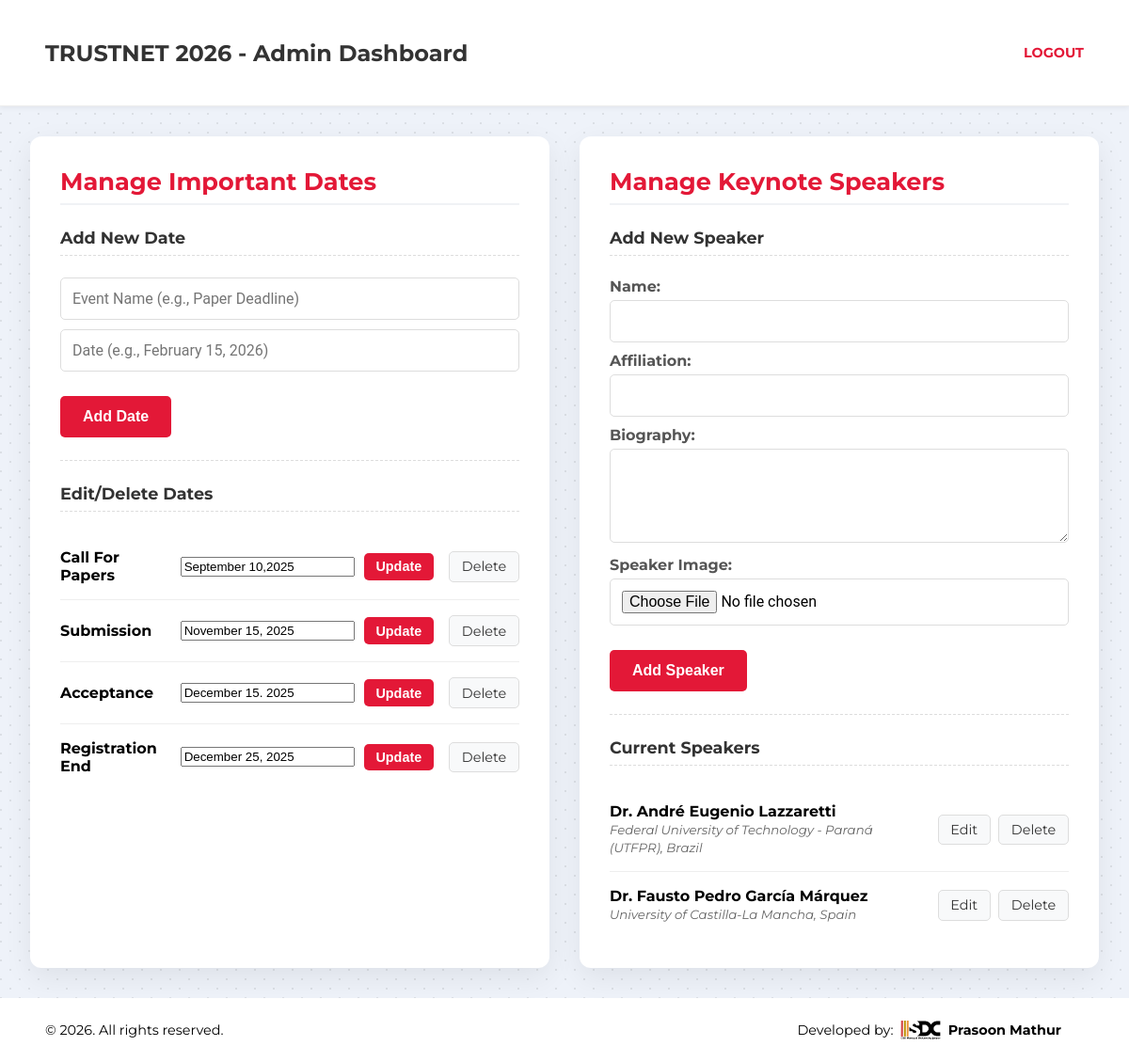
The page /admin (signed in) on the database its author committed.
### app.py (models this page shows)
class ImportantDate(db.Model):
    id = db.Column(db.Integer, primary_key=True)
    name = db.Column(db.String(200), nullable=False)
    date_str = db.Column(db.String(100), nullable=False) # e.g., "February 15, 2026"

class Speaker(db.Model):
    id = db.Column(db.Integer, primary_key=True)
    name = db.Column(db.String(150), nullable=False)
    affiliation = db.Column(db.String(200))
    bio = db.Column(db.Text)
    image_url = db.Column(db.String(200), default='default.jpg')

### app.py (the view)
@app.route('/admin')
@login_required # This protects the page
def admin():
    speakers = Speaker.query.all()
    dates = ImportantDate.query.all()
    return render_template('admin.html', speakers=speakers, dates=dates)

### app.py (called while the page is built)
@login_manager.user_loader
def load_user(user_id):
    return User.query.get(int(user_id))

### templates/admin.html (shortened to what this page needs)
<!DOCTYPE html>
<html lang="en">
<head>
    <link rel="stylesheet" href="{{ url_for('static', filename='css/style.css') }}">
</head>
<body class="admin-body">
    <header class="admin-header">
        <h1>TRUSTNET 2026 - Admin Dashboard</h1>
        <a href="{{ url_for('logout') }}">Logout</a>
    </header>
    <div class="admin-dash">
        <section class="admin-section">
            <h2>Manage Important Dates</h2>
            <h4>Add New Date</h4>
            <form action="{{ url_for('add_date') }}" method="POST" class="admin-form">
                <input type="text" name="name" placeholder="Event Name (e.g., Paper Deadline)" required>
                <input type="text" name="date_str" placeholder="Date (e.g., February 15, 2026)" required>
                <input type="submit" value="Add Date">
            </form>
            <h4 style="border-top: 1px dashed #ddd; padding-top: 1.5rem;">Edit/Delete Dates</h4>
            <div class="manage-list">
                {% for date in dates %}
                <div class="manage-item">
                    <div class="manage-item-main">
                        <span>{{ date.name }}</span>
                    </div>
                    <form action="{{ url_for('edit_date', id=date.id) }}" method="POST">
                        <input type="text" name="date_str" value="{{ date.date_str }}">
                        <input type="submit" value="Update">
                    </form>
                    <a href="{{ url_for('delete_date', id=date.id) }}" class="btn btn-delete" onclick="return confirm('Are you sure?')">Delete</a>
                </div>
                {% endfor %}
            </div>
        </section>
        <section class="admin-section">
            <h2>Manage Keynote Speakers</h2>
            <h4>Add New Speaker</h4>
            <form action="{{ url_for('add_speaker') }}" method="POST" enctype="multipart/form-data" class="admin-form">
                <label for="name">Name:</label>
                <input type="text" id="name" name="name" required>
                <label for="affiliation">Affiliation:</label>
                <input type="text" id="affiliation" name="affiliation">
                <label for="bio">Biography:</label>
                <textarea id="bio" name="bio"></textarea>
                <label for="image">Speaker Image:</label>
                <input type="file" id="image" name="image" accept="image/png, image/jpeg, image/jpg">
                <input type="submit" value="Add Speaker" style="margin-top: 1rem;">
            </form>
            <h4 style="border-top: 1px dashed #ddd; padding-top: 1.5rem;">Current Speakers</h4>
            <div class="manage-list">
                {% for speaker in speakers %}
                <div class="manage-item">
                    <div class="manage-item-main">
                        <span>{{ speaker.name }}</span>
                        <small>{{ speaker.affiliation }}</small>
                    </div>
                    <div class="manage-item-actions">
                        <a href="{{ url_for('edit_speaker', id=speaker.id) }}" class="btn btn-edit">Edit</a>
                        <a href="{{ url_for('delete_speaker', id=speaker.id) }}" class="btn btn-delete" onclick="return confirm('Are you sure?')">Delete</a>
                    </div>
                </div>
                {% endfor %}
            </div>
        </section>
    </div>
    <div class="footer-bottom">
        <div class="footer-bottom-content">
            <div class="footer-col-left">
                <p>© 2026. All rights reserved.</p>
            </div>
            <div class="footer-col-right">
                <p>Developed by:</p>
                <img src="static/images/sdc-logo-black.png" alt="WebDev Logo" class="webdev-logo">
                <p><strong>Prasoon Mathur</strong></p>
            </div>
        </div>
    </div>
</body>
</html>

### static/css/style.css (style rules this page uses)
body { font-family: 'Montserrat', sans-serif; }
body { font-family: 'Montserrat', sans-serif; margin: 0; background: linear-gradient(90deg, #ffffff, #f4f4f4); overflow-x: hidden; overflow-y: visible; }
header { display: flex; justify-content: space-between; align-items: center; padding: 1rem 3rem; height: 5rem; background-color: white; border-bottom: 1px solid #eee; position: relative; z-index: 1000; }
.footer-bottom { background-color: #ffffff; color: #000000; padding: 1.5rem 3rem; font-size: 0.9rem; }
.footer-bottom-content { display: flex; justify-content: space-between; align-items: center; max-width: 1400px; margin: 0 auto; }
.footer-bottom-content p { margin: 0; }
.footer-col-right { display: flex; align-items: center; margin-right: 1.5rem; gap: 8px; }
.footer-col-right .webdev-logo { height: 20px; width: auto; vertical-align: middle; }
.btn { padding: 0.8rem 1.5rem; border-radius: 5px; text-decoration: none; font-weight: bold; font-size: 1rem; transition: all 0.3s ease; border: 1px solid transparent; }
body.admin-body { background-color: #eef2f9; background-image: radial-gradient(circle at 1px 1px, rgba(0,0,0,0.08) 1px, transparent 0), radial-gradient(circle at 1px 1px, rgba(0,0,0,0.08) 1px, transparent 0); background-size: 20px 20px; background-position: 0 0, 10px 10px; }
.admin-header { background-color: #ffffff; padding: 1rem 3rem; color: #333; display: flex; justify-content: space-between; align-items: center; box-shadow: 0 2px 5px rgba(0,0,0,0.05); border-bottom: 1px solid #eee; }
.admin-header h1 { margin: 0; font-size: 1.5rem; color: #333; }
.admin-header a { color: #e31837; text-decoration: none; font-weight: bold; font-size: 0.9rem; text-transform: uppercase; }
.admin-dash { max-width: 1400px; margin: 2rem auto; padding: 0 2rem; display: grid; grid-template-columns: 1fr 1fr; gap: 2rem; }
.admin-section { background: white; padding: 2rem; box-shadow: 0 10px 30px rgba(0,0,0,0.07); border-radius: 12px; }
.admin-section h2 { color: #e31837; margin-top: 0; font-size: 1.6rem; border-bottom: 2px solid #f0f2f5; padding-bottom: 0.5rem; }
.admin-section h4 { font-size: 1.1rem; color: #333; font-weight: 700; margin-top: 1.5rem; border-bottom: 1px dashed #ddd; padding-bottom: 0.5rem; }
.admin-form label { font-weight: bold; display: block; margin-bottom: 5px; color: #555; }
.admin-form input[type="text"], .admin-form textarea, .admin-form input[type="file"] { width: 100%; padding: 0.75rem; margin-bottom: 10px; border: 1px solid #ddd; border-radius: 5px; font-family: 'Roboto', sans-serif; font-size: 1rem; box-sizing: border-box; }
.admin-form textarea { min-height: 100px; }
.admin-form input[type="submit"] { margin-top: 1rem; }
.manage-list { margin-top: 1rem; }
.manage-item { padding: 1rem 0; border-bottom: 1px solid #eee; display: flex; justify-content: space-between; align-items: center; gap: 1rem; }
.manage-item:last-child { border-bottom: none; }
.manage-item-main { flex-grow: 1; }
.manage-item-main span { font-weight: bold; display: block; }
.manage-item-main small { color: #666; font-style: italic; }
.manage-item-actions { display: flex; gap: 0.5rem; flex-shrink: 0; }
.manage-item form { display: flex; align-items: center; gap: 10px; }
.manage-item form input[type="text"] { margin-bottom: 0; max-width: 200px; }
.manage-item form input[type="submit"] { padding: 0.4rem 0.8rem; font-size: 0.9rem; }
input[type="submit"], .btn { background-color: #e31837; color: white; border: none; padding: 0.8rem 1.5rem; font-weight: bold; cursor: pointer; border-radius: 5px; font-size: 1rem; text-decoration: none; transition: background-color 0.3s ease; }
a.btn-delete, a.btn-edit { background-color: #f8f9fa; color: #333; border: 1px solid #ddd; padding: 0.4rem 0.8rem; font-size: 0.9rem; font-weight: normal; text-decoration: none; border-radius: 5px; }
body { position: relative; }

### rows shown on the page
ImportantDate: name "Call For Papers", date_str "September 10,2025"
ImportantDate: name "Submission", date_str "November 15, 2025"
ImportantDate: name "Acceptance", date_str "December 15. 2025"
ImportantDate: name "Registration End", date_str "December 25, 2025"
Speaker: name "Dr. André Eugenio Lazzaretti", affiliation "Federal University of Technology - Paraná (UTFPR), Brazil"
Speaker: name "Dr. Fausto Pedro García Márquez", affiliation "University of Castilla-La Mancha, Spain"
